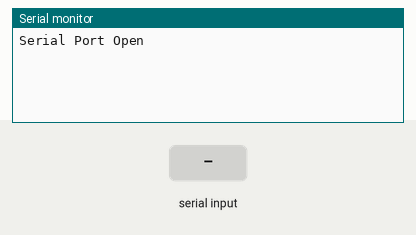
A sketch run on a simulated Arduino Uno, built with avr-gcc and run on an emulated ATmega328P. On the bench: the last lines printed to the serial monitor. The inputs (shaded band) are chosen by the test bench. No radio packets arrive unless stated.

Above: at 1.2 s.
1.3 s: "off" received over Serial
At 3.5 s:
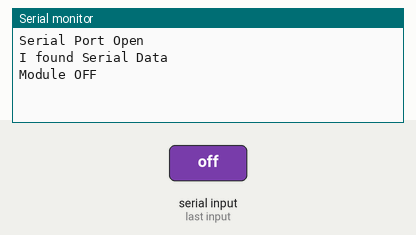
3.8 s: "on" received over Serial
At 5.4 s:
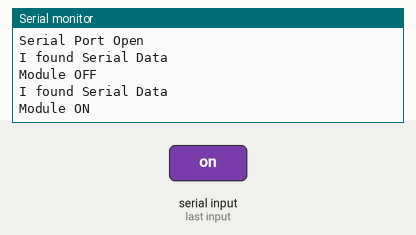
6.3 s: "1" received over Serial
At 8.8 s:
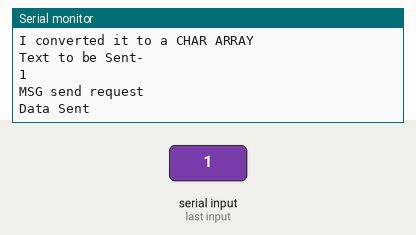

Measured:
- after the input at 1.3 s, the serial monitor: prints a new line after 0.07 s (image 1)
- after the input at 3.8 s, the serial monitor: prints a new line after 1.1 s (image 2)
- after the input at 6.3 s, the serial monitor: prints a new line after 1.1 s (image 3)

The sketch:

Sender_Code.ino
```cpp
#include <VirtualWire.h>
#include <elapsedMillis.h> //For the status on the reciever

String serialdata; //Holds data coming in
char msg[50]; //Char array to send data out with
String statustext="6"; //This is the text sent every interval
elapsedMillis packettimer;//this is the timer
#define interval 50//Lower this if you send long packets

void setup()
{
  pinMode(8, OUTPUT);//Module GND
  pinMode(9, OUTPUT); //Module VCC
  digitalWrite(9, HIGH);   // turn the VCC to HIGH, set to LOW for default off
  digitalWrite(8, LOW);   // turn the GND to LOW
  vw_set_tx_pin(10);
  vw_setup(2500);       // Bits per sec
  Serial.begin(9600);
  packettimer = 0;//Reset the timer
  Serial.println ("Serial Port Open");
}

void loop()
{

  if (Serial.available()){
    delay (50);
    Serial.println ("I found Serial Data");// If you are having issues, these will help you find where your code doesnt work.
    serialdata=Serial.readString();//put text from serial in serialdata string

      if (serialdata.startsWith("off")) {
      digitalWrite(9, LOW);   // turn the VCC to LOW
      digitalWrite(8, LOW);   // turn the GND to LOW
      Serial.println("");
      Serial.println("Module OFF");
      Serial.println("");
    }
    else if (serialdata.startsWith("on")) {
      digitalWrite(9, HIGH);   // turn the VCC to HIGH
      digitalWrite(8, LOW);   // turn the GND to LOW
      Serial.println("");
      Serial.println("Module ON");
      Serial.println("");
    }

    else {

      serialdata.toCharArray(msg, 50);//convert serialdat the the msg char array
      Serial.println ("I converted it to a CHAR ARRAY");
      Serial.println("Text to be Sent-");//debugging
      Serial.println("");//debugging
      Serial.print(msg);//debugging
      Serial.println("");//debugging
      vw_send((uint8_t *)msg, strlen(msg));
      vw_wait_tx();
      Serial.println ("MSG send request");
      // driver.waitPacketSent();//wait until it is sent
      Serial.println ("Data Sent");
    }
  }

  if (packettimer > interval) {

    statustext.toCharArray(msg, 50);//convert the statustext string to msg char array
    vw_send((uint8_t *)msg, strlen(msg)); //line that sends the msg variable
    vw_wait_tx();//wait untill sent
  }
}
//Code mainly From Arduino.cc and VW examples
```
